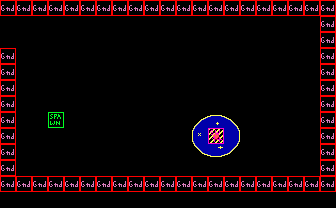

Tiled map render using the project's own tile images. Description and the whole map definition, tile-layer contents included, below:
An orthogonal 21x13 tile map with 16x16 px tiles, 2 tile layers (bg, col), 2 tilesets.

<map version="1.10" tiledversion="1.12.1" orientation="orthogonal" renderorder="right-down" width="21" height="13" tilewidth="16" tileheight="16" infinite="0" nextlayerid="4" nextobjectid="28">
 <tileset firstgid="1" source="tileset3.tsx" />
 <tileset firstgid="241" source="obj.tsx" />
 <layer id="1" name="bg" width="21" height="13">
  <data encoding="csv">
1,1,1,1,1,1,1,1,1,1,1,1,1,1,1,1,1,1,1,1,1,
1,1,1,1,1,1,1,1,1,1,1,1,1,1,1,1,1,1,1,1,1,
1,1,1,1,1,1,1,1,1,1,1,1,1,1,1,1,1,1,1,1,1,
1,1,1,1,1,1,1,1,1,1,1,1,1,1,1,1,1,1,1,1,1,
1,1,1,1,1,1,1,1,1,1,1,1,1,1,1,1,1,1,1,1,1,
1,1,1,1,1,1,1,1,1,1,1,1,1,1,1,1,1,1,1,1,1,
1,1,1,1,1,1,1,1,1,1,1,1,1,1,1,1,1,1,1,1,1,
1,1,1,1,1,1,1,1,1,1,1,1,92,93,94,1,1,1,1,1,1,
1,1,1,1,1,1,1,1,1,1,1,1,112,113,114,1,1,1,1,1,1,
1,1,1,1,1,1,1,1,1,1,1,1,132,133,134,1,1,1,1,1,1,
1,1,1,1,1,1,1,1,1,1,1,1,1,1,1,1,1,1,1,1,1,
1,1,1,1,1,1,1,1,1,1,1,1,1,1,1,1,1,1,1,1,1,
1,1,1,1,1,1,1,1,1,1,1,1,1,1,1,1,1,1,1,1,1
</data>
 </layer>
 <layer id="2" name="col" width="21" height="13">
  <data encoding="csv">
242,242,242,242,242,242,242,242,242,242,242,242,242,242,242,242,242,242,242,242,242,
241,241,241,241,241,241,241,241,241,241,241,241,241,241,241,241,241,241,241,241,242,
241,241,241,241,241,241,241,241,241,241,241,241,241,241,241,241,241,241,241,241,242,
242,241,241,241,241,241,241,241,241,241,241,241,241,241,241,241,241,241,241,241,242,
242,241,241,241,241,241,241,241,241,241,241,241,241,241,241,241,241,241,241,241,242,
242,241,241,241,241,241,241,241,241,241,241,241,241,241,241,241,241,241,241,241,242,
242,241,241,241,241,241,241,241,241,241,241,241,241,241,241,241,241,241,241,241,242,
242,241,241,243,241,241,241,241,241,241,241,241,241,241,241,241,241,241,241,241,242,
242,241,241,241,241,241,241,241,241,241,241,241,241,250,241,241,241,241,241,241,242,
242,241,241,241,241,241,241,241,241,241,241,241,241,241,241,241,241,241,241,241,242,
242,241,241,241,241,241,241,241,241,241,241,241,241,241,241,241,241,241,241,241,242,
242,242,242,242,242,242,242,242,242,242,242,242,242,242,242,242,242,242,242,242,242,
241,241,241,241,241,241,241,241,241,241,241,241,241,241,241,241,241,241,241,241,241
</data>
 </layer>
 <objectgroup id="3" name="obj" />
</map>
